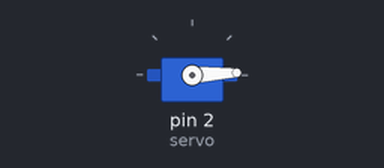
Bench run of a sketch on a simulated Arduino Uno, built with avr-gcc and run on an emulated ATmega328P. Parts: servo.

Above: at 0.05 s.
At 0.85 s:
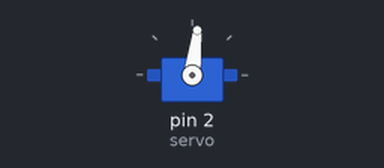
At 1.7 s:
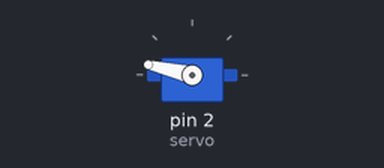
At 3.6 s:
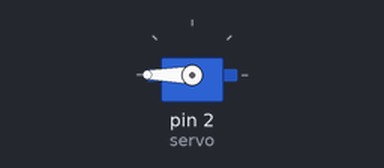
Timing chart, 0 to 8.4 s (numbered marks = the images above):
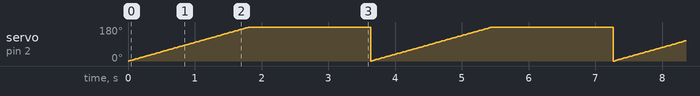

Measured:
- by itself, servo on pin 2 (servo): ramps from 0° to 180° and jumps back, once every 3.6 s

The sketch:

Servomotor.ino
```cpp
#include <Servo.h>

Servo servo;  // create servo object to control a servo

int pos = 0;    // variable to store the servo position

void setup() {
  servo.attach(2);  // attaches the servo on pin 9 to the servo object
}

void loop() {
  for (pos = 0; pos <= 360; pos += 1) { // rotate from 0 degrees to 180 degrees
    // in steps of 1 degree
    servo.write(pos);                   // tell servo to go to position in variable 'pos'
    delay(10);                          // waits 10ms for the servo to reach the position
  }


}
```
